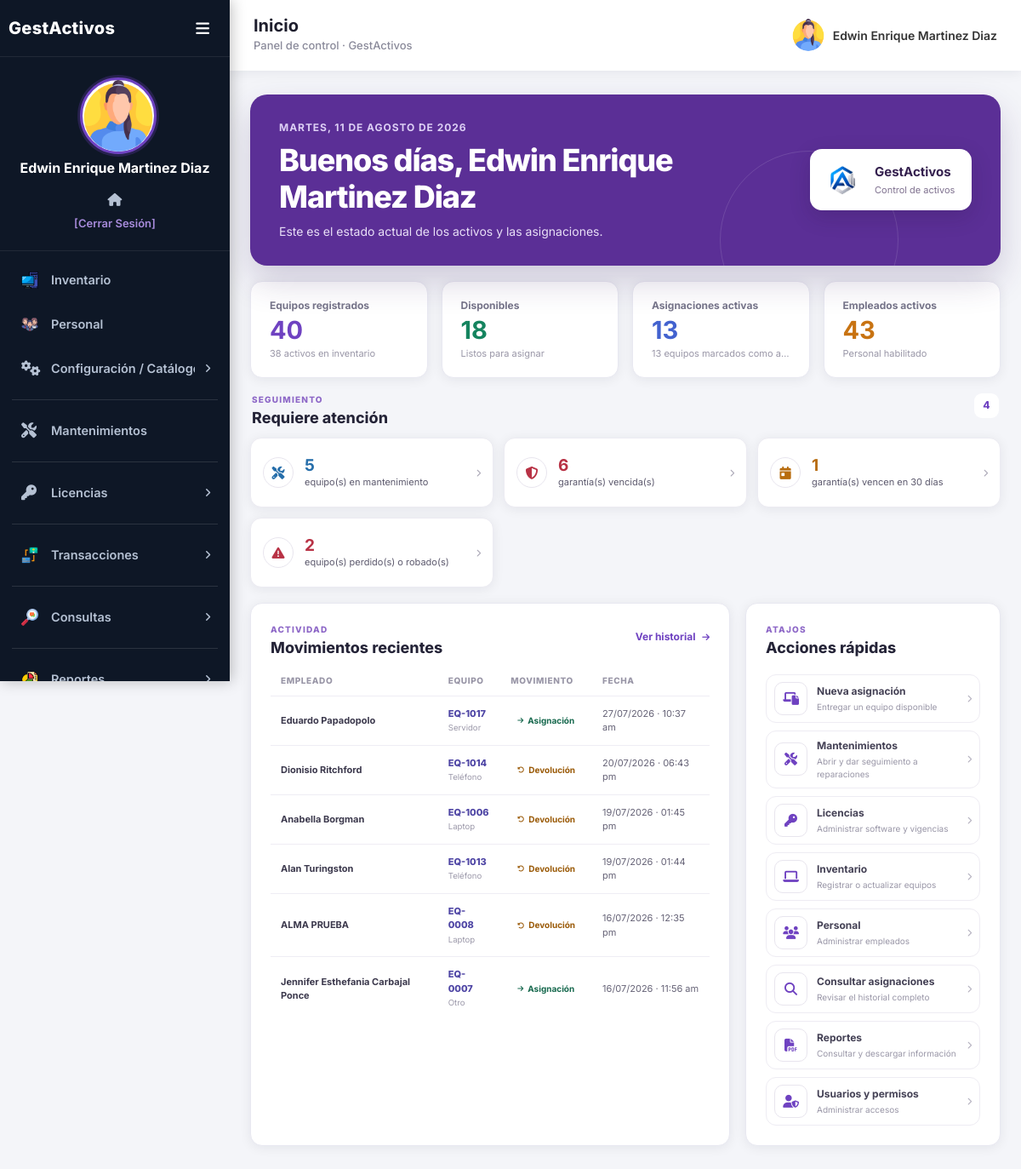
/index.php (signed in), run on the app's committed database.
### tables this page shows
CREATE TABLE `asignacion` (
  `idasignacion` int(11) NOT NULL AUTO_INCREMENT,
  `idempleado` int(11) DEFAULT NULL,
  `idequipo` int(11) DEFAULT NULL,
  `activa` tinyint(1) NOT NULL DEFAULT 1,
  `fecha_asignacion` datetime DEFAULT current_timestamp(),
  `condicion_entrega` varchar(30) NOT NULL DEFAULT 'Bueno',
  `entrega_cargador` tinyint(1) NOT NULL DEFAULT 0,
  `entrega_maletin` tinyint(1) NOT NULL DEFAULT 0,
  `entrega_otros` varchar(255) DEFAULT NULL,
  `observaciones_entrega` varchar(500) DEFAULT NULL,
  `requiere_firma_entrega` tinyint(1) NOT NULL DEFAULT 1,
  `fecha_devolucion` datetime DEFAULT NULL,
  `condicion_devolucion` varchar(30) DEFAULT NULL,
  `devolucion_cargador` tinyint(1) DEFAULT NULL,
  `devolucion_maletin` tinyint(1) DEFAULT NULL,
  `devolucion_otros` varchar(255) DEFAULT NULL,
  `observaciones_devolucion` varchar(500) DEFAULT NULL,
  `estado_equipo_devolucion` tinyint(3) unsigned DEFAULT NULL,
  `firma` varchar(255) DEFAULT NULL,
  `firma_fecha` datetime DEFAULT NULL,
  `firma_devolucion` varchar(255) DEFAULT NULL,
  `firma_devolucion_fecha` datetime DEFAULT NULL,
  `idusuario_devolucion` int(11) DEFAULT NULL,
  PRIMARY KEY (`idasignacion`),
  KEY `idequipo_idx` (`idequipo`),
  KEY `idempleado_idx` (`idempleado`),
  KEY `idx_asignacion_equipo_activa` (`idequipo`,`activa`),
  KEY `idx_asignacion_empleado_activa` (`idempleado`,`activa`),
  KEY `idx_asignacion_usuario_devolucion` (`idusuario_devolucion`),
  CONSTRAINT `asignacion_ibfk_1` FOREIGN KEY (`idequipo`) REFERENCES `equipo` (`idequipo`),
  CONSTRAINT `fk_asignacion_usuario_devolucion` FOREIGN KEY (`idusuario_devolucion`) REFERENCES `usuarios` (`idusuario`) ON DELETE SET NULL ON UPDATE CASCADE,
  CONSTRAINT `idempleado` FOREIGN KEY (`idempleado`) REFERENCES `empleados` (`idempleado`)
);

CREATE TABLE `empleados` (
  `idempleado` int(11) NOT NULL AUTO_INCREMENT,
  `nombre` varchar(50) NOT NULL,
  `apellidos` varchar(50) NOT NULL,
  `edad` int(11) NOT NULL,
  `telefono` int(11) DEFAULT NULL,
  `direccion` varchar(100) DEFAULT NULL,
  `imagen` varchar(500) NOT NULL,
  `idcargo` int(11) NOT NULL,
  `idarea` int(11) NOT NULL,
  `idsexo` int(11) DEFAULT NULL,
  `activo` tinyint(1) NOT NULL DEFAULT 1,
  `correo` varchar(150) DEFAULT NULL,
  PRIMARY KEY (`idempleado`),
  KEY `idcargo_idx` (`idcargo`),
  KEY `idarea_idx` (`idarea`),
  KEY `empleados_FK_2` (`idsexo`),
  CONSTRAINT `empleados_FK` FOREIGN KEY (`idcargo`) REFERENCES `cargos` (`idcargo`),
  CONSTRAINT `empleados_FK_1` FOREIGN KEY (`idarea`) REFERENCES `areas` (`idarea`),
  CONSTRAINT `empleados_FK_2` FOREIGN KEY (`idsexo`) REFERENCES `sexo` (`idsexo`)
);

CREATE TABLE `equipo` (
  `idequipo` int(11) NOT NULL AUTO_INCREMENT,
  `idmarca_equipo` int(11) NOT NULL,
  `idmodelo_equipo` int(11) NOT NULL,
  `idproveedor` int(11) DEFAULT NULL,
  `imagen` varchar(500) NOT NULL,
  `activo` tinyint(1) NOT NULL DEFAULT 1,
  `fecha_compra` date DEFAULT NULL,
  `costo` decimal(12,2) DEFAULT NULL,
  `factura` varchar(100) DEFAULT NULL,
  `vencimiento_garantia` date DEFAULT NULL,
  `estado_equipo` tinyint(3) unsigned NOT NULL DEFAULT 1,
  `numero_serie` varchar(100) DEFAULT NULL,
  `codigo_activo` varchar(20) DEFAULT NULL,
  `tipo_equipo` varchar(50) NOT NULL DEFAULT 'Otro',
  PRIMARY KEY (`idequipo`),
  UNIQUE KEY `uq_equipo_codigo_activo` (`codigo_activo`),
  UNIQUE KEY `uq_equipo_numero_serie` (`numero_serie`),
  KEY `idmarca_equipo` (`idmarca_equipo`),
  KEY `idmodelo_equipo` (`idmodelo_equipo`),
  KEY `idx_equipo_proveedor` (`idproveedor`),
  CONSTRAINT `equipo_ibfk_1` FOREIGN KEY (`idmodelo_equipo`) REFERENCES `modelo` (`idmodelo`),
  CONSTRAINT `equipo_ibfk_2` FOREIGN KEY (`idmarca_equipo`) REFERENCES `marca` (`idmarca`),
  CONSTRAINT `fk_equipo_proveedor` FOREIGN KEY (`idproveedor`) REFERENCES `proveedores` (`idproveedor`) ON DELETE SET NULL ON UPDATE CASCADE
);

### app/controllers/Auth.php (called while the page is built, shortened)
<?php
class Auth {
    public static function get(string $key, string $default = ''): string {
        return $_SESSION[$key] ?? $default;
    }
}

### app/controllers/Database.php (called while the page is built, shortened)
<?php
class Database {
    private static $instance = null;
    private $pdo;
    private function __construct() {
        try {
            $dsn = 'mysql:host=' . DB_HOST . ';port=' . DB_PORT
                . ';dbname=' . DB_NAME . ';charset=' . DB_CHARSET;
            $this->pdo = new PDO($dsn, DB_USER, DB_PASS);
            $this->pdo->setAttribute(PDO::ATTR_ERRMODE,        PDO::ERRMODE_EXCEPTION);
            $this->pdo->setAttribute(PDO::ATTR_DEFAULT_FETCH_MODE, PDO::FETCH_ASSOC);
        } catch (PDOException $e) {
            error_log('GestActivos - Error de conexión a BD: ' . $e->getMessage());
            http_response_code(500);
            die('No se pudo conectar a la base de datos. Contacta al administrador.');
        }
    }
    public static function getInstance(): Database {
        if (self::$instance === null) {
            self::$instance = new Database();
        }
        return self::$instance;
    }
    public function consulta(string $sql, array $params = []): array {
        $stmt = $this->pdo->prepare($sql);
        $stmt->execute($params);
        return $stmt->fetchAll();
    }
    public function fila(string $sql, array $params = []): ?array {
        $stmt = $this->pdo->prepare($sql);
        $stmt->execute($params);
        $result = $stmt->fetch();
        return $result ?: null;
    }
    public function contar(string $sql, array $params = []): int {
        $stmt = $this->pdo->prepare($sql);
        $stmt->execute($params);
        return (int)$stmt->fetchColumn();
    }
}

### index.php (the view, shortened to what this page needs)
<?php
$db = Database::getInstance();
$estadoDisponible = EquipoEstado::DISPONIBLE;
$estadoAsignado = EquipoEstado::ASIGNADO;
$estadoMantenimiento = EquipoEstado::MANTENIMIENTO;
$estadoPerdido = EquipoEstado::PERDIDO_ROBADO;
$estadoBaja = EquipoEstado::BAJA;
$resumen = $db->fila(
    "SELECT COUNT(*) total, COALESCE(SUM(activo=1),0) activos,
     COALESCE(SUM(activo=1 AND estado_equipo={$estadoDisponible}),0) disponibles,
     COALESCE(SUM(activo=1 AND estado_equipo={$estadoAsignado}),0) asignados,
     COALESCE(SUM(activo=1 AND estado_equipo={$estadoMantenimiento}),0) mantenimiento,
     COALESCE(SUM(estado_equipo={$estadoPerdido}),0) perdidos,
     COALESCE(SUM(estado_equipo={$estadoBaja}),0) bajas FROM equipo"
) ?? [];
$metricas = [
    'equipos' => (int)($resumen['total'] ?? 0),
    'disponibles' => (int)($resumen['disponibles'] ?? 0),
    'asignados' => (int)($resumen['asignados'] ?? 0),
    'mantenimiento' => (int)($resumen['mantenimiento'] ?? 0),
    'perdidos' => (int)($resumen['perdidos'] ?? 0),
    'bajas' => (int)($resumen['bajas'] ?? 0),
    'empleados' => $db->contar("SELECT COUNT(*) FROM empleados WHERE activo=1"),
    'asignaciones' => $db->contar("SELECT COUNT(*) FROM asignacion WHERE activa=1"),
    'firmas' => $db->contar("SELECT COUNT(*) FROM asignacion WHERE activa=1 AND requiere_firma_entrega=1 AND (firma IS NULL OR firma='')"),
    'garantias_vencidas' => $db->contar("SELECT COUNT(*) FROM equipo WHERE activo=1 AND vencimiento_garantia IS NOT NULL AND vencimiento_garantia<CURDATE()"),
    'garantias_proximas' => $db->contar("SELECT COUNT(*) FROM equipo WHERE activo=1 AND vencimiento_garantia BETWEEN CURDATE() AND DATE_ADD(CURDATE(),INTERVAL 30 DAY)"),
];
$movimientos = $db->consulta(
    "SELECT a.idasignacion,a.fecha_asignacion,a.fecha_devolucion,
     e.nombre,e.apellidos,q.idequipo,q.codigo_activo,q.tipo_equipo
     FROM asignacion a
     LEFT JOIN empleados e ON e.idempleado=a.idempleado
     LEFT JOIN equipo q ON q.idequipo=a.idequipo
     ORDER BY COALESCE(a.fecha_devolucion,a.fecha_asignacion) DESC,a.idasignacion DESC LIMIT 6"
);
$permisos = [
    'maestros' => ($_SESSION['maestros'] ?? '0') == '1',
    'transacciones' => ($_SESSION['transacciones'] ?? '0') == '1',
    'mantenimientos' => ($_SESSION['mantenimientos'] ?? '0') == '1',
    'licencias' => ($_SESSION['licencias'] ?? '0') == '1',
    'consultas' => ($_SESSION['consultas'] ?? '0') == '1',
    'reportes' => ($_SESSION['reportes'] ?? '0') == '1',
    'seguridad' => ($_SESSION['seguridad'] ?? '0') == '1',
];
$acciones = [];
if ($permisos['transacciones']) $acciones[] = ['asignarequipo.php','fa-laptop-file','Nueva asignación','Entregar un equipo disponible'];
if ($permisos['mantenimientos']) $acciones[] = ['mantenimientos.php','fa-screwdriver-wrench','Mantenimientos','Abrir y dar seguimiento a reparaciones'];
if ($permisos['licencias']) $acciones[] = ['licencias.php','fa-key','Licencias','Administrar software y vigencias'];
if ($permisos['maestros']) {
    $acciones[] = ['equipos.php','fa-laptop','Inventario','Registrar o actualizar equipos'];
    $acciones[] = ['empleados.php','fa-users','Personal','Administrar empleados'];
}
if ($permisos['consultas']) $acciones[] = ['consultas/asignaciones.php','fa-magnifying-glass','Consultar asignaciones','Revisar el historial completo'];
if ($permisos['reportes']) $acciones[] = ['reportes/asignaciones.php','fa-file-pdf','Reportes','Consultar y descargar información'];
if ($permisos['seguridad']) $acciones[] = ['usuarios.php','fa-user-shield','Usuarios y permisos','Administrar accesos'];
$urlEquipos = $permisos['maestros'] ? 'equipos.php' : ($permisos['consultas'] ? 'consultas/equipos.php' : null);
$urlAsignaciones = $permisos['transacciones'] ? 'asignarequipo.php' : ($permisos['consultas'] ? 'consultas/asignaciones.php' : null);
$urlMantenimientos = $permisos['mantenimientos'] ? 'mantenimientos.php' : ($permisos['consultas'] ? 'consultas/mantenimientos.php' : $urlEquipos);
$alertas = [];
if ($metricas['mantenimiento']) $alertas[] = ['info','fa-screwdriver-wrench',$metricas['mantenimiento'],'equipo(s) en mantenimiento',$urlMantenimientos];
if ($metricas['garantias_vencidas']) $alertas[] = ['danger','fa-shield-halved',$metricas['garantias_vencidas'],'garantía(s) vencida(s)',$urlEquipos];
if ($metricas['garantias_proximas']) $alertas[] = ['warning','fa-calendar-day',$metricas['garantias_proximas'],'garantía(s) vencen en 30 días',$urlEquipos];
if ($metricas['perdidos']) $alertas[] = ['danger','fa-triangle-exclamation',$metricas['perdidos'],'equipo(s) perdido(s) o robado(s)',$urlEquipos];
$mostrarEstadoEquipos = false;
$hora = (int)date('G');
$saludo = $hora < 12 ? 'Buenos días' : ($hora < 18 ? 'Buenas tardes' : 'Buenas noches');
$dias = ['domingo','lunes','martes','miércoles','jueves','viernes','sábado'];
$meses = [1=>'enero','febrero','marzo','abril','mayo','junio','julio','agosto','septiembre','octubre','noviembre','diciembre'];
$fechaActual = $dias[(int)date('w')].', '.date('j').' de '.$meses[(int)date('n')].' de '.date('Y');
?>
<main class="dashboard-shell">
  <section class="dashboard-welcome">
    <div class="dashboard-welcome-copy">
      <span class="dashboard-eyebrow"><?= htmlspecialchars($fechaActual) ?></span>
      <h1><?= $saludo ?>, <?= htmlspecialchars(Auth::get('nombre')) ?></h1>
      <p>Este es el estado actual de los activos y las asignaciones.</p>
    </div>
    <div class="dashboard-brand">
      <img src="<?= BASE_URL ?>/public/icons/logo.png" alt="Logo de <?= htmlspecialchars(APP_NAME) ?>">
      <div><strong><?= htmlspecialchars(APP_NAME) ?></strong><span>Control de activos</span></div>
    </div>
  </section>
  <section class="dashboard-metrics" aria-label="Resumen general">
    <article class="metric-card metric-purple"><div><span>Equipos registrados</span><strong><?= $metricas['equipos'] ?></strong><small><?= (int)($resumen['activos'] ?? 0) ?> activos en inventario</small></div></article>
    <article class="metric-card metric-green"><div><span>Disponibles</span><strong><?= $metricas['disponibles'] ?></strong><small>Listos para asignar</small></div></article>
    <article class="metric-card metric-blue"><div><span>Asignaciones activas</span><strong><?= $metricas['asignaciones'] ?></strong><small><?= $metricas['asignados'] ?> equipos marcados como asignados</small></div></article>
    <article class="metric-card metric-orange"><div><span>Empleados activos</span><strong><?= $metricas['empleados'] ?></strong><small>Personal habilitado</small></div></article>
  </section>
  <div class="dashboard-main-grid<?= $mostrarEstadoEquipos ? '' : ' dashboard-main-grid-single' ?>">
    <section class="dashboard-panel attention-panel">
      <div class="dashboard-panel-header"><div><span class="panel-kicker">Seguimiento</span><h2>Requiere atención</h2></div><span class="attention-count"><?= count($alertas) ?></span></div>
      <?php if ($alertas): ?>
      <div class="attention-list">
        <?php foreach ($alertas as [$tipo,$icono,$cantidad,$texto,$url]): ?>
          <?php if ($url): ?><a href="<?= BASE_URL ?>/<?= $url ?>" class="attention-item attention-<?= $tipo ?>"><?php else: ?><div class="attention-item attention-<?= $tipo ?>"><?php endif; ?>
            <span class="attention-icon"><i class="fa-solid <?= $icono ?>"></i></span>
            <span><strong><?= $cantidad ?></strong> <?= htmlspecialchars($texto) ?></span>
            <?php if ($url): ?><i class="fa-solid fa-chevron-right"></i><?php endif; ?>
          <?php if ($url): ?></a><?php else: ?></div><?php endif; ?>
        <?php endforeach; ?>
      </div>
      <?php else: ?>
      <div class="dashboard-empty dashboard-empty-success"><i class="fa-solid fa-circle-check"></i><strong>Todo está al día</strong><span>No hay alertas operativas pendientes.</span></div>
      <?php endif; ?>
    </section>
  </div>
  <div class="dashboard-lower-grid">
    <section class="dashboard-panel">
      <div class="dashboard-panel-header">
        <div><span class="panel-kicker">Actividad</span><h2>Movimientos recientes</h2></div>
        <?php if ($urlAsignaciones): ?><a href="<?= BASE_URL ?>/<?= $urlAsignaciones ?>">Ver historial <i class="fa-solid fa-arrow-right"></i></a><?php endif; ?>
      </div>
      <?php if ($movimientos): ?>
      <div class="dashboard-table-wrap"><table class="dashboard-table">
        <thead><tr><th>Empleado</th><th>Equipo</th><th>Movimiento</th><th>Fecha</th></tr></thead>
        <tbody>
        <?php foreach ($movimientos as $m):
          $devuelto = !empty($m['fecha_devolucion']);
          $fecha = $devuelto ? $m['fecha_devolucion'] : $m['fecha_asignacion'];
          $empleado = trim(($m['nombre'] ?? '').' '.($m['apellidos'] ?? '')) ?: 'Empleado no disponible';
          $codigo = $m['codigo_activo'] ?: 'Equipo #'.($m['idequipo'] ?? $m['idasignacion']);
        ?>
        <tr>
          <td><strong><?= htmlspecialchars($empleado) ?></strong></td>
          <td><span class="asset-code"><?= htmlspecialchars($codigo) ?></span><small><?= htmlspecialchars($m['tipo_equipo'] ?: 'Equipo') ?></small></td>
          <td><span class="movement-badge <?= $devuelto ? 'movement-returned' : 'movement-active' ?>"><i class="fa-solid <?= $devuelto ? 'fa-rotate-left' : 'fa-arrow-right' ?>"></i><?= $devuelto ? 'Devolución' : 'Asignación' ?></span></td>
          <td><?= $fecha ? date('d/m/Y · h:i a',strtotime($fecha)) : 'Sin fecha' ?></td>
        </tr>
        <?php endforeach; ?>
        </tbody>
      </table></div>
      <?php else: ?>
      <div class="dashboard-empty"><i class="fa-solid fa-inbox"></i><strong>Sin movimientos</strong><span>Las asignaciones aparecerán aquí.</span></div>
      <?php endif; ?>
    </section>
    <aside class="dashboard-panel">
      <div class="dashboard-panel-header"><div><span class="panel-kicker">Atajos</span><h2>Acciones rápidas</h2></div></div>
      <div class="quick-actions">
      <?php foreach ($acciones as [$url,$icono,$titulo,$detalle]): ?>
        <a href="<?= BASE_URL ?>/<?= $url ?>" class="quick-action">
          <span class="quick-action-icon"><i class="fa-solid <?= $icono ?>"></i></span>
          <span><strong><?= htmlspecialchars($titulo) ?></strong><small><?= htmlspecialchars($detalle) ?></small></span>
          <i class="fa-solid fa-chevron-right"></i>
        </a>
      <?php endforeach; ?>
      </div>
    </aside>
  </div>
</main>
<?php require BASE_PATH . '/app/views/layouts/footer.php'; ?>

### data on the page
asignacion: idempleado.apellidos "Eduardo Papadopolo", idequipo.codigo_activo "EQ-1017", idequipo.tipo_equipo "Servidor", shows "Asignación", date('d/m/Y · h:i a',strtotime($fecha)) "27/07/2026 · 10:37 am"
asignacion: idempleado.apellidos "Dionisio Ritchford", idequipo.codigo_activo "EQ-1014", idequipo.tipo_equipo "Teléfono", shows "Devolución", fecha_devolucion "20/07/2026 · 06:43 pm"
asignacion: idempleado.apellidos "Anabella Borgman", idequipo.codigo_activo "EQ-1006", idequipo.tipo_equipo "Laptop", shows "Devolución", fecha_devolucion "19/07/2026 · 01:45 pm"
asignacion: idempleado.apellidos "Alan Turingston", idequipo.codigo_activo "EQ-1013", idequipo.tipo_equipo "Teléfono", shows "Devolución", fecha_devolucion "19/07/2026 · 01:44 pm"
asignacion: idempleado.apellidos "ALMA PRUEBA", idequipo.codigo_activo "EQ-0008", idequipo.tipo_equipo "Laptop", shows "Devolución", fecha_devolucion "16/07/2026 · 12:35 pm"
asignacion: idempleado.apellidos "Jennifer Esthefania Carbajal Ponce", idequipo.codigo_activo "EQ-0007", idequipo.tipo_equipo "Otro", shows "Asignación", date('d/m/Y · h:i a',strtotime($fecha)) "16/07/2026 · 11:56 am"

### other printed values
APP_NAME "GestActivos"
$nomApe "Edwin Enrique Martinez Diaz"
$pageTitle "Inicio"
Auth::get('nombre') "Edwin Enrique Martinez Diaz"
$metricas['equipos'] "40"
$resumen['activos'] "38"
$metricas['disponibles'] "18"
$metricas['asignaciones'] "13"
$metricas['asignados'] "13"
$metricas['empleados'] "43"
count($alertas) "4"
$cantidad "5"
$texto "equipo(s) en mantenimiento"
$cantidad "6"
$texto "garantía(s) vencida(s)"
